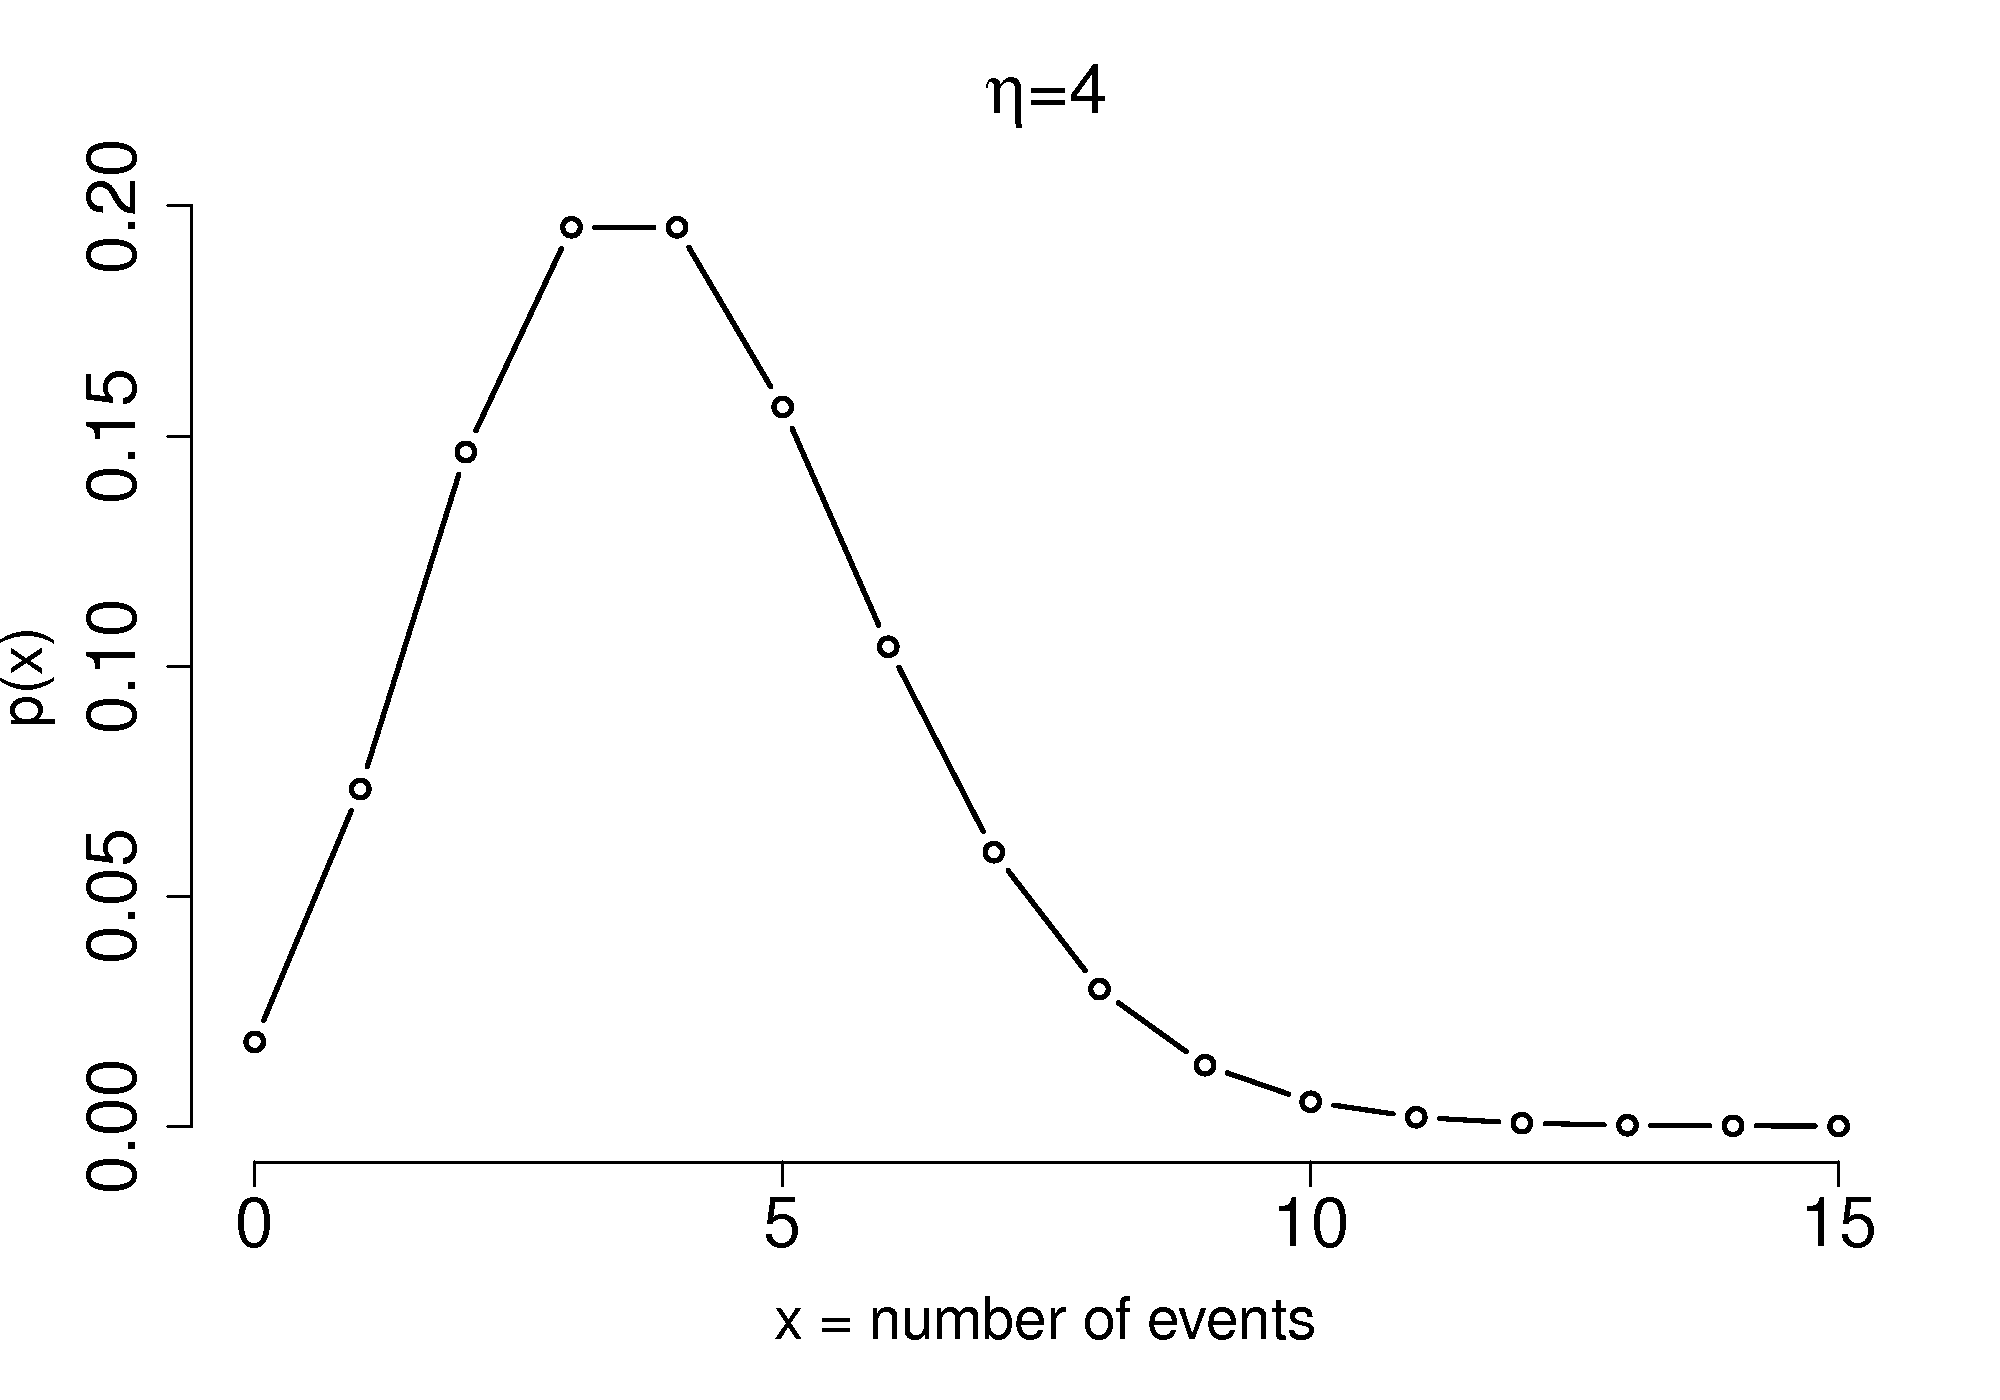

Write R code to recreate this figure.
eta = 4
x <- seq(0, 15, 1)
bitmap('/Users/kevindunn/Statistics course/Course notes/Univariate data analysis/images/poisson-distribution.png', type="png256", width=10, height=7, res=200, pointsize=14)
plot(x, dpois(x, lambda=eta), xlab="x = number of events", ylab="p(x)", main=(expression(""*eta*"=4")), type="b", cex.lab=1.5, cex.main=1.8, lwd=2, cex.sub=1.0, cex.axis=1.8, frame.plot=FALSE)
dev.off()
